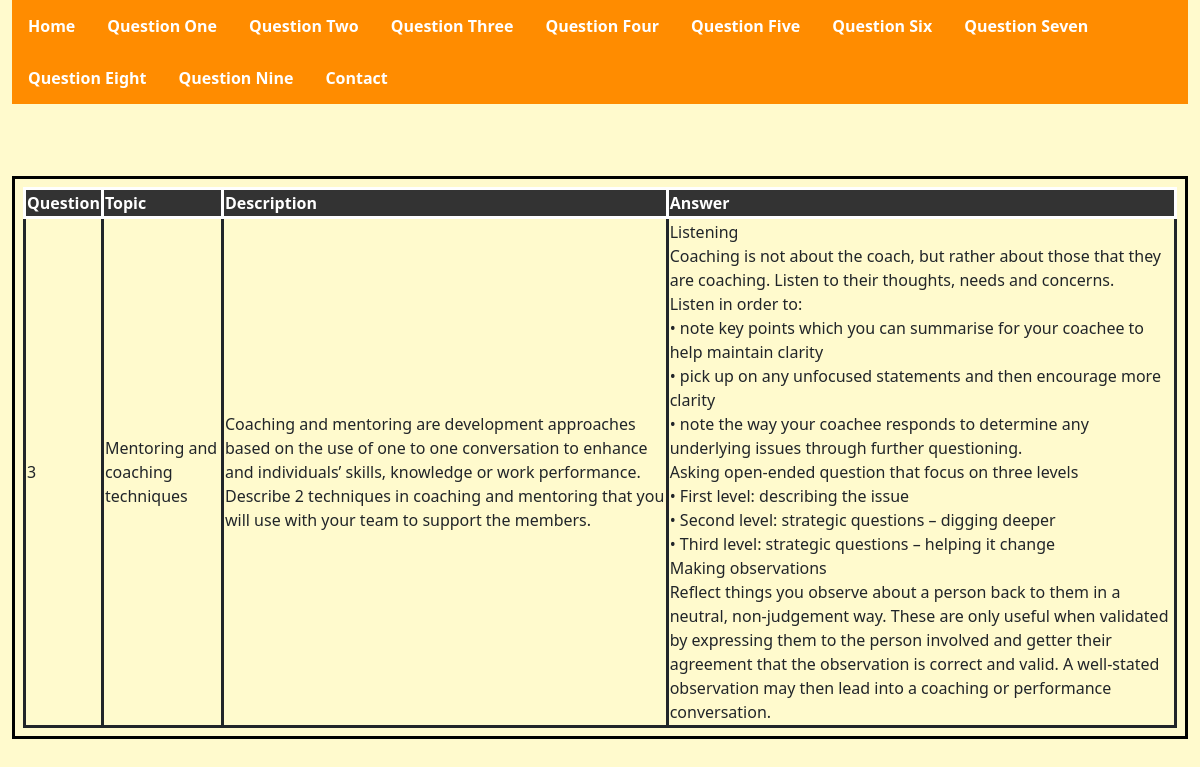
Page /Question3.php on the committed database.
### tables this page shows
CREATE TABLE `questions` (
  `Question` int(11) NOT NULL AUTO_INCREMENT,
  `Topic` text NOT NULL,
  `Description` text NOT NULL,
  `Answer` text NOT NULL,
  UNIQUE KEY `Question` (`Question`)
);

### Question3.php (the view, shortened to what this page needs)
<!DOCTYPE html>
<html>
<head>
<link href="https://cdn.jsdelivr.net/npm/bootstrap@5.0.2/dist/css/bootstrap.min.css" rel="stylesheet">
 <link rel="stylesheet" href="formating.css">
</head>
<body>
<div class = 'container-fluid', id= "Question3">
<?php
     include_once('navigation.php');
$mysqli = new mysqli("localhost", "root", "MyWeb20", "assessmentTwo");
?>
<br>
<br>
<br>
<div class="Table">
<table>
<div class ="Tablehead">
            <thead>
            <th>Question</th>
            <th>Topic</th>
            <th>Description</th>
            <th>Answer</th>
            </thead>
</div>
<?php
$sql = "SELECT * FROM questions WHERE Question = 3";
if($result = $mysqli->query($sql)){
    if($result->num_rows > 0){
        while($row = $result->fetch_array()){
?>
           <tr>
             <td> <?php echo  $row['Question'] ?></td>
             <td> <?php echo $row['Topic']?> </td>
             <td><?php echo $row['Description']?></td>
             <td><?php echo  $row['Answer'] ?></td>
            </tr>
      </table>
</div>
<?php
}
    } else{
        echo "No records matching your query were found.";
    }
} else{
    echo "ERROR: Could not able to execute $sql. " . $mysqli->error;
}
?>
</body>
</html>

### formating.css (style rules this page uses)
body { background-color: #fffacd; }
thead { background-color: #333; color: white; }
.Table { border: 3px solid black; padding: 8px; }
.Tablehead { font-weight: bold; font-size: 30px; }
table, th, td { border:3px solid; }

### rows in the picture
questions: Question "3", Topic "Mentoring and coaching techniques", Description "Coaching and mentoring are development approaches based on the use of one to one conversation to enhance and individuals’ skills, knowledge or work performance. Describe 2 techniques in coaching and mentoring that you will use with your team to support the members.", Answer "Listening Coaching is not about the coach, but rather about those that they are coaching. Listen to their thoughts, needs and concerns. Listen in order to: • note key points which you can summarise for your coachee to help maintain clarity • pick up on any unfocused statements and then encourage more clarity • note the way your coachee responds to determine any underlying issues through further questioning. Asking open-ended question that focus on three levels • First level: describing the issue • Second level: strategic questions – digging deeper • Third level: strategic questions – helping it change Making observations Reflect things you observe about a person back to them in a neutral,…"
